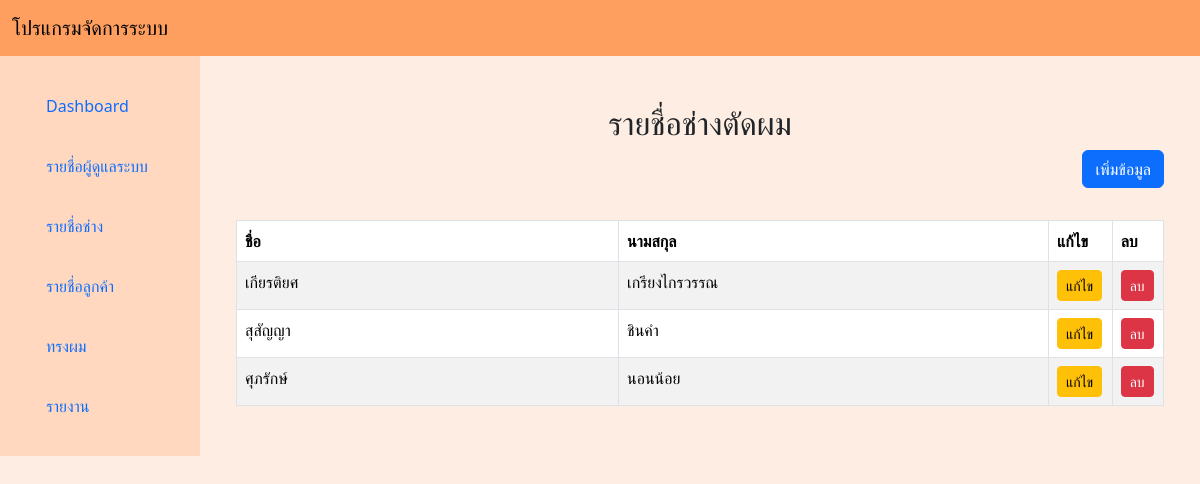
The app's page /font_end/list_hs.php, older data.
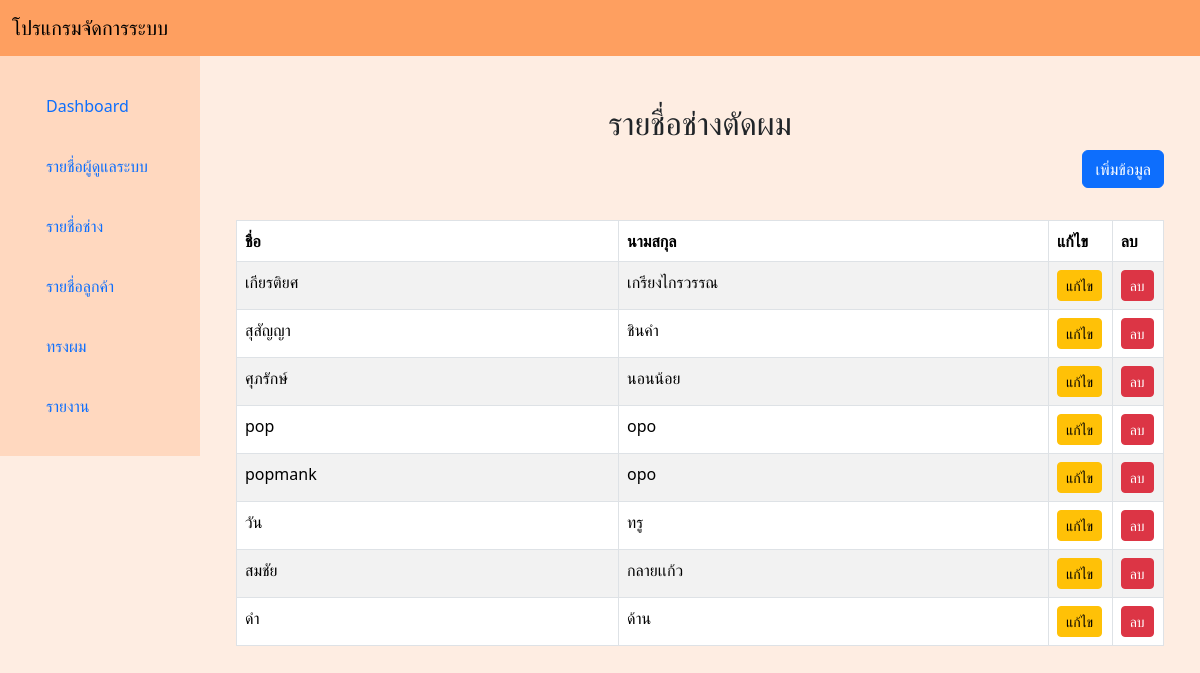
The same page, newer data.
### tables this page shows
CREATE TABLE `barber` (
  `ba_id` int(11) NOT NULL,
  `ba_name` varchar(50) NOT NULL,
  `ba_lastname` varchar(50) NOT NULL,
  `ba_phone` varchar(12) NOT NULL,
  `ba_email` varchar(50) NOT NULL,
  `ba_password` text NOT NULL,
  `ba_idcard` varchar(13) NOT NULL,
  `ba_namelocation` varchar(255) NOT NULL,
  `ba_latitude` double NOT NULL,
  `ba_longitude` double NOT NULL
);

### font_end/list_hs.php (the view, shortened to what this page needs)
<div class="row mt-5">
    <div class="col-md-12 text-center">
        <h2> รายชื่อช่างตัดผม</h2>
    </div>
</div>
<div class="container">
    <div class="row">
        <div class="col-md-12 text-end">
            <button type="button" class="btn btn-primary" data-bs-toggle="modal" data-bs-target="#addUserModal">
                เพิ่มข้อมูล
            </button>
        </div>
    </div>
    <div class="row">
        <div class="col-md-12">
            <br>
            <table class="table table-striped table-hover table-responsive table-bordered">
                <thead>
                    <tr>
                        <th width="40%">ชื่อ</th>
                        <th width="45%">นามสกุล</th>
                        <th width="5%">แก้ไข</th>
                        <th width="5%">ลบ</th>
                    </tr>
                </thead>
                <tbody>
                    <?php
                    require_once '../config.php';
                    $stmt = $conn->prepare("SELECT * FROM barber");
                    $stmt->execute();
                    $resultSet = $stmt->get_result();
                    $data = $resultSet->fetch_all(MYSQLI_ASSOC);
                    foreach ($data as $k) {
                    ?>
                        <tr>
                            <td><?= $k['ba_name']; ?></td>
                            <td><?= $k['ba_lastname']; ?></td>
                            <td><a href="hs_formEdit.php?id=<?= $k['ba_id']; ?>" class="btn btn-warning btn-sm">แก้ไข</a></td>
                            <td><button type="button" onclick="confirmDeletion('<?= $k['ba_id'] ?>')" class="btn btn-danger btn-sm">ลบ</button></td>
                        </tr>
                    <?php
                    }
                    ?>
                </tbody>
            </table>
        </div>
    </div>
</div>
</div>
<?php
include '../template/master.php';
?>

Row changes from the older to the newer data that the page shows:
added barber: ba_name "pop", ba_lastname "opo"
added barber: ba_name "popmank", ba_lastname "opo"
added barber: ba_name "วัน", ba_lastname "ทรู"
added barber: ba_name "สมชัย", ba_lastname "กลายเเก้ว"
added barber: ba_name "ดำ", ba_lastname "ด้าน"
